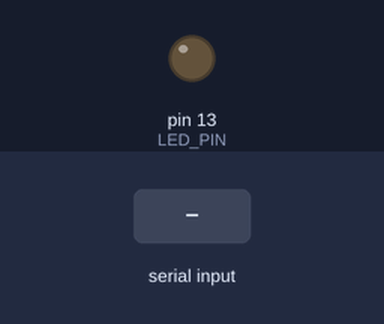
A sketch run on a simulated Arduino Uno, built with avr-gcc and run on an emulated ATmega328P. Parts: output pins drawn as LEDs (lit = HIGH). Inputs (shaded band) come from the test bench.

Above: at 1.2 s.
1.3 s: "1" received over the second serial link
At 2.0 s:
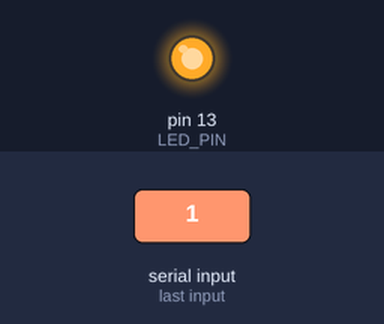
2.8 s: "0" received over the second serial link
At 3.3 s:
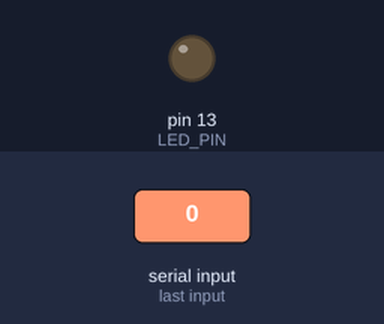
Timing chart, 0 to 5.8 s (numbered marks = the images above; inputs shaded):
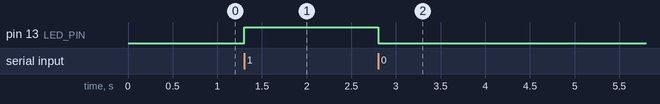

Measured:
- after the input at 1.3 s, pin 13 (LED_PIN): LOW → HIGH at once
- after the input at 2.8 s, pin 13 (LED_PIN): HIGH → LOW at once

The sketch:

bluetooth-led.ino
```cpp
// YENIDEN OLUSTURULMUS ORNEK - orijinal tarihî sketch degildir.
// HC-05/HC-06 Bluetooth seri modulu, SoftwareSerial
#include <SoftwareSerial.h>

const byte BT_RX = 10; // Arduino RX (modul TX)
const byte BT_TX = 11; // Arduino TX (modul RX; seviye dusurucu kullanin)
const byte LED_PIN = 13;
SoftwareSerial bluetooth(BT_RX, BT_TX);

void setup() {
  pinMode(LED_PIN, OUTPUT);
  digitalWrite(LED_PIN, LOW);
  Serial.begin(9600);
  bluetooth.begin(9600);
  bluetooth.println("Komutlar: 1=AC, 0=KAPAT");
}

void loop() {
  while (bluetooth.available()) {
    char command = bluetooth.read();
    if (command == '1') {
      digitalWrite(LED_PIN, HIGH);
      bluetooth.println("LED ACIK");
    } else if (command == '0') {
      digitalWrite(LED_PIN, LOW);
      bluetooth.println("LED KAPALI");
    }
  }
}
```
